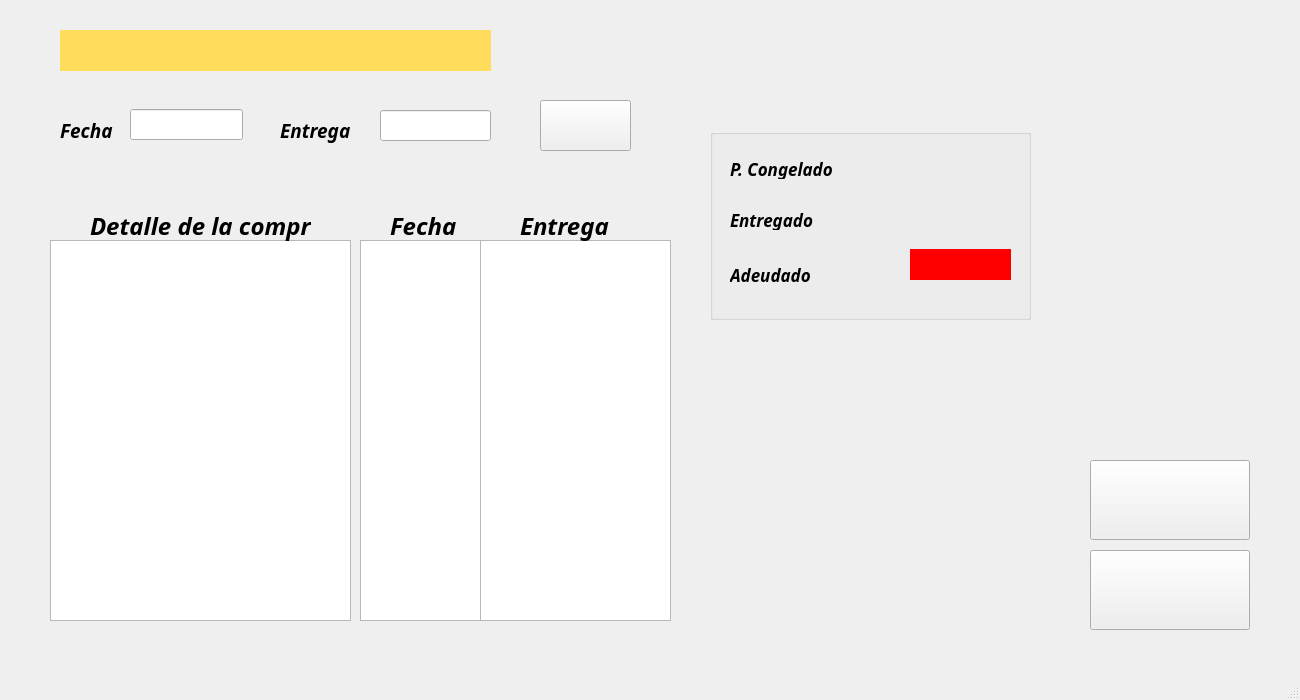
<?xml version="1.0" encoding="UTF-8"?>
<ui version="4.0">
 <class>Ficha_Pers</class>
 <widget class="QMainWindow" name="Ficha_Pers">
  <property name="geometry">
   <rect>
    <x>0</x>
    <y>0</y>
    <width>1300</width>
    <height>700</height>
   </rect>
  </property>
  <property name="windowTitle">
   <string>Ficha Personal</string>
  </property>
  <property name="windowIcon">
   <iconset>
    <normaloff>icon/registros5.png</normaloff>icon/registros5.png</iconset>
  </property>
  <widget class="QWidget" name="centralwidget">
   <widget class="QListView" name="listView">
    <property name="geometry">
     <rect>
      <x>360</x>
      <y>240</y>
      <width>121</width>
      <height>381</height>
     </rect>
    </property>
    <property name="font">
     <font>
      <family>Calibri</family>
      <pointsize>10</pointsize>
     </font>
    </property>
   </widget>
   <widget class="QListView" name="listView_2">
    <property name="geometry">
     <rect>
      <x>480</x>
      <y>240</y>
      <width>191</width>
      <height>381</height>
     </rect>
    </property>
    <property name="font">
     <font>
      <family>Calibri</family>
      <pointsize>10</pointsize>
     </font>
    </property>
   </widget>
   <widget class="QLabel" name="label">
    <property name="geometry">
     <rect>
      <x>390</x>
      <y>210</y>
      <width>81</width>
      <height>31</height>
     </rect>
    </property>
    <property name="font">
     <font>
      <family>Candara</family>
      <pointsize>18</pointsize>
      <weight>75</weight>
      <italic>true</italic>
      <bold>true</bold>
     </font>
    </property>
    <property name="text">
     <string>Fecha</string>
    </property>
   </widget>
   <widget class="QLabel" name="label_2">
    <property name="geometry">
     <rect>
      <x>520</x>
      <y>210</y>
      <width>101</width>
      <height>31</height>
     </rect>
    </property>
    <property name="font">
     <font>
      <family>Candara</family>
      <pointsize>18</pointsize>
      <weight>75</weight>
      <italic>true</italic>
      <bold>true</bold>
     </font>
    </property>
    <property name="text">
     <string>Entrega</string>
    </property>
   </widget>
   <widget class="QListView" name="listView_3">
    <property name="geometry">
     <rect>
      <x>50</x>
      <y>240</y>
      <width>301</width>
      <height>381</height>
     </rect>
    </property>
    <property name="font">
     <font>
      <family>Calibri</family>
      <pointsize>10</pointsize>
     </font>
    </property>
   </widget>
   <widget class="QLabel" name="label_3">
    <property name="geometry">
     <rect>
      <x>90</x>
      <y>210</y>
      <width>221</width>
      <height>31</height>
     </rect>
    </property>
    <property name="font">
     <font>
      <family>Candara</family>
      <pointsize>18</pointsize>
      <weight>75</weight>
      <italic>true</italic>
      <bold>true</bold>
     </font>
    </property>
    <property name="text">
     <string>Detalle de la compra</string>
    </property>
   </widget>
   <widget class="QGroupBox" name="groupBox">
    <property name="geometry">
     <rect>
      <x>710</x>
      <y>129</y>
      <width>321</width>
      <height>191</height>
     </rect>
    </property>
    <property name="title">
     <string/>
    </property>
    <widget class="QLabel" name="label_4">
     <property name="geometry">
      <rect>
       <x>20</x>
       <y>30</y>
       <width>111</width>
       <height>20</height>
      </rect>
     </property>
     <property name="font">
      <font>
       <family>Javanese Text</family>
       <pointsize>13</pointsize>
       <weight>75</weight>
       <italic>true</italic>
       <bold>true</bold>
      </font>
     </property>
     <property name="text">
      <string>P. Congelado</string>
     </property>
    </widget>
    <widget class="QLabel" name="label_5">
     <property name="geometry">
      <rect>
       <x>20</x>
       <y>80</y>
       <width>101</width>
       <height>21</height>
      </rect>
     </property>
     <property name="font">
      <font>
       <family>Javanese Text</family>
       <pointsize>13</pointsize>
       <weight>75</weight>
       <italic>true</italic>
       <bold>true</bold>
      </font>
     </property>
     <property name="text">
      <string>Entregado</string>
     </property>
    </widget>
    <widget class="QLabel" name="label_6">
     <property name="geometry">
      <rect>
       <x>20</x>
       <y>130</y>
       <width>91</width>
       <height>31</height>
      </rect>
     </property>
     <property name="font">
      <font>
       <family>Javanese Text</family>
       <pointsize>13</pointsize>
       <weight>75</weight>
       <italic>true</italic>
       <bold>true</bold>
      </font>
     </property>
     <property name="text">
      <string>Adeudado</string>
     </property>
    </widget>
    <widget class="QLabel" name="label_10">
     <property name="geometry">
      <rect>
       <x>200</x>
       <y>23</y>
       <width>101</width>
       <height>31</height>
      </rect>
     </property>
     <property name="font">
      <font>
       <family>Calibri</family>
       <pointsize>12</pointsize>
      </font>
     </property>
     <property name="styleSheet">
      <string notr="true"/>
     </property>
     <property name="text">
      <string/>
     </property>
    </widget>
    <widget class="QLabel" name="label_11">
     <property name="geometry">
      <rect>
       <x>200</x>
       <y>70</y>
       <width>101</width>
       <height>31</height>
      </rect>
     </property>
     <property name="font">
      <font>
       <family>Calibri</family>
       <pointsize>12</pointsize>
      </font>
     </property>
     <property name="styleSheet">
      <string notr="true">alternate-background-color: rgb(85, 170, 255);</string>
     </property>
     <property name="text">
      <string/>
     </property>
    </widget>
    <widget class="QLabel" name="label_12">
     <property name="geometry">
      <rect>
       <x>200</x>
       <y>120</y>
       <width>101</width>
       <height>31</height>
      </rect>
     </property>
     <property name="font">
      <font>
       <family>Calibri</family>
       <pointsize>12</pointsize>
      </font>
     </property>
     <property name="styleSheet">
      <string notr="true">background-color: rgb(255, 0, 0);</string>
     </property>
     <property name="text">
      <string/>
     </property>
    </widget>
   </widget>
   <widget class="QLabel" name="label_7">
    <property name="geometry">
     <rect>
      <x>60</x>
      <y>30</y>
      <width>431</width>
      <height>41</height>
     </rect>
    </property>
    <property name="font">
     <font>
      <family>Courier</family>
      <pointsize>16</pointsize>
      <weight>75</weight>
      <italic>true</italic>
      <bold>true</bold>
     </font>
    </property>
    <property name="styleSheet">
     <string notr="true">background-color: rgb(255, 220, 92);</string>
    </property>
    <property name="text">
     <string/>
    </property>
   </widget>
   <widget class="QPushButton" name="push_Menu">
    <property name="geometry">
     <rect>
      <x>1090</x>
      <y>550</y>
      <width>160</width>
      <height>80</height>
     </rect>
    </property>
    <property name="font">
     <font>
      <family>Arial Black</family>
      <pointsize>16</pointsize>
      <weight>75</weight>
      <italic>true</italic>
      <bold>true</bold>
     </font>
    </property>
    <property name="text">
     <string/>
    </property>
    <property name="icon">
     <iconset>
      <normalon>icon/home.png</normalon>
     </iconset>
    </property>
    <property name="iconSize">
     <size>
      <width>60</width>
      <height>60</height>
     </size>
    </property>
   </widget>
   <widget class="QPushButton" name="push_Volver">
    <property name="geometry">
     <rect>
      <x>1090</x>
      <y>460</y>
      <width>160</width>
      <height>80</height>
     </rect>
    </property>
    <property name="font">
     <font>
      <family>Arial Black</family>
      <pointsize>16</pointsize>
      <weight>75</weight>
      <bold>true</bold>
     </font>
    </property>
    <property name="text">
     <string/>
    </property>
    <property name="icon">
     <iconset>
      <normalon>icon/anterior.png</normalon>
     </iconset>
    </property>
    <property name="iconSize">
     <size>
      <width>60</width>
      <height>60</height>
     </size>
    </property>
   </widget>
   <widget class="QLabel" name="label_8">
    <property name="geometry">
     <rect>
      <x>60</x>
      <y>120</y>
      <width>101</width>
      <height>21</height>
     </rect>
    </property>
    <property name="font">
     <font>
      <family>Javanese Text</family>
      <pointsize>14</pointsize>
      <weight>75</weight>
      <italic>true</italic>
      <bold>true</bold>
     </font>
    </property>
    <property name="text">
     <string>Fecha</string>
    </property>
   </widget>
   <widget class="QLabel" name="label_9">
    <property name="geometry">
     <rect>
      <x>280</x>
      <y>110</y>
      <width>91</width>
      <height>41</height>
     </rect>
    </property>
    <property name="font">
     <font>
      <family>Javanese Text</family>
      <pointsize>14</pointsize>
      <weight>75</weight>
      <italic>true</italic>
      <bold>true</bold>
     </font>
    </property>
    <property name="text">
     <string>Entrega</string>
    </property>
   </widget>
   <widget class="QLineEdit" name="lineEdit_4">
    <property name="geometry">
     <rect>
      <x>130</x>
      <y>109</y>
      <width>113</width>
      <height>31</height>
     </rect>
    </property>
    <property name="font">
     <font>
      <family>Calibri</family>
      <pointsize>12</pointsize>
     </font>
    </property>
    <property name="text">
     <string/>
    </property>
    <property name="alignment">
     <set>Qt::AlignCenter</set>
    </property>
   </widget>
   <widget class="QLineEdit" name="lineEdit_5">
    <property name="geometry">
     <rect>
      <x>380</x>
      <y>110</y>
      <width>111</width>
      <height>31</height>
     </rect>
    </property>
    <property name="font">
     <font>
      <family>Calibri</family>
      <pointsize>12</pointsize>
     </font>
    </property>
    <property name="alignment">
     <set>Qt::AlignCenter</set>
    </property>
   </widget>
   <widget class="QPushButton" name="pushButton_14">
    <property name="geometry">
     <rect>
      <x>540</x>
      <y>100</y>
      <width>91</width>
      <height>51</height>
     </rect>
    </property>
    <property name="text">
     <string/>
    </property>
    <property name="icon">
     <iconset>
      <disabledon>icon/cargar.png</disabledon>
     </iconset>
    </property>
    <property name="iconSize">
     <size>
      <width>40</width>
      <height>40</height>
     </size>
    </property>
   </widget>
  </widget>
  <widget class="QMenuBar" name="menubar">
   <property name="geometry">
    <rect>
     <x>0</x>
     <y>0</y>
     <width>1300</width>
     <height>21</height>
    </rect>
   </property>
  </widget>
  <widget class="QStatusBar" name="statusbar"/>
 </widget>
 <resources/>
 <connections/>
</ui>
